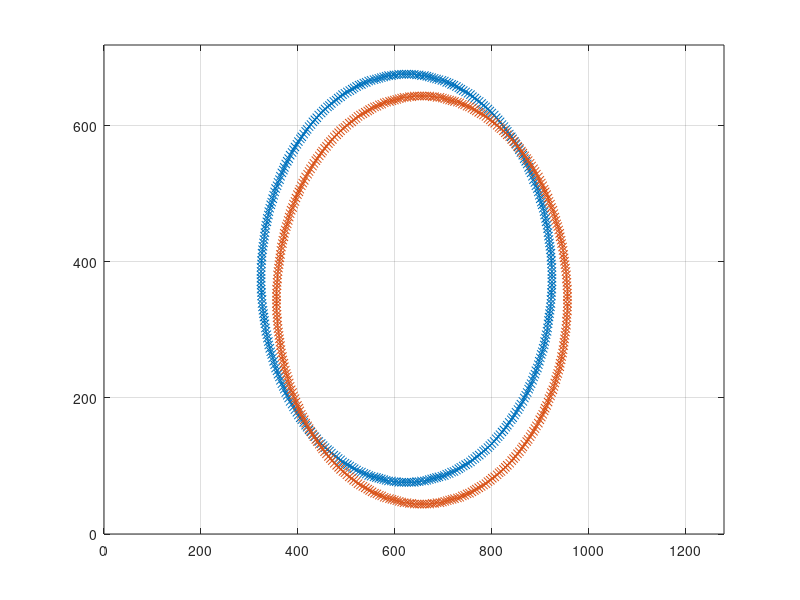

Write MATLAB code to recreate this figure. (Note: this script raises an error after producing the figure.)
clear; 
close all;

SQR_COORDS = zeros(360,4);
colors = zeros(360,3);
centers = zeros(360,2);
r = 300;
CIRCLE_C_X = 640;
CIRCLE_C_Y = 360;
SQR_WIDTH = 32;
% Generate 2 coords for each square
row = 1;
for theta = 0 : (2*pi)/360 : 2*pi - (2*pi)/360
    center_x=((r*cos(theta)));
    center_y=((r*sin(theta)));
    centers(row,  :) = [center_x center_y];
    x1=round(center_x - SQR_WIDTH/2 + CIRCLE_C_X);
    y1=round(center_y + SQR_WIDTH/2 + CIRCLE_C_Y);
    x2=round(center_x + SQR_WIDTH/2 + CIRCLE_C_X);
    y2=round(center_y - SQR_WIDTH/2 + CIRCLE_C_Y);
    coords=[x1 y1 x2 y2];
    SQR_COORDS(row, :) = coords;
    row = row + 1;
end

% Generate random RGB values for each square
for row = 1:1:360
    R = floor(rand() * 255);
    B = floor(rand() * 255);
    G = floor(rand() * 255);
    colors(row, :) = [R B G];
end

SQR_PARAMS = [SQR_COORDS, colors];
plot(SQR_PARAMS(:,1), SQR_PARAMS(:,2), "-x")
hold on
plot(SQR_PARAMS(:,3), SQR_PARAMS(:,4), "-x")
hold off
grid("on");
xlim([0 1279]);
ylim([0 719]);
writematrix(SQR_PARAMS, "SQR_PARAMS.csv");